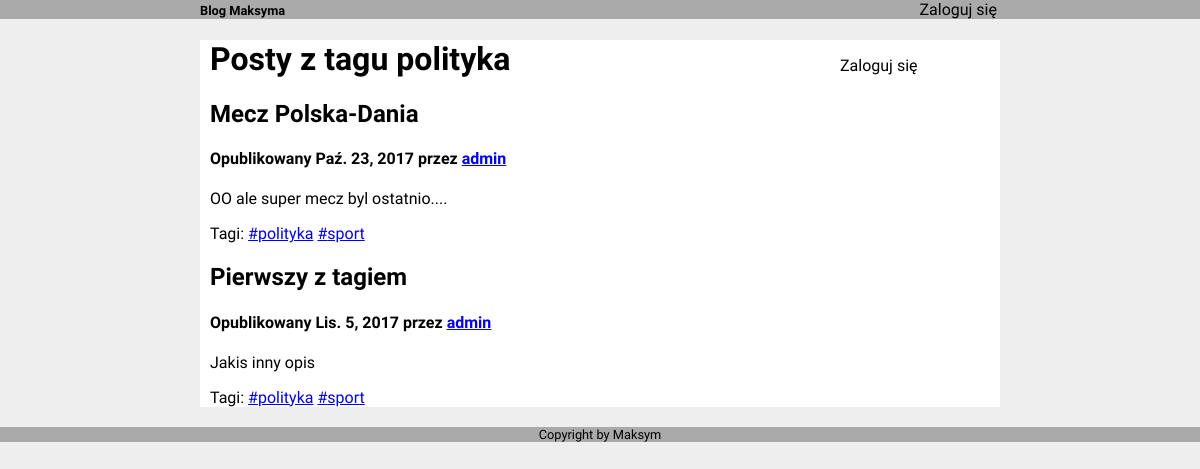
Before: /tag/polityka/ with the older database file.
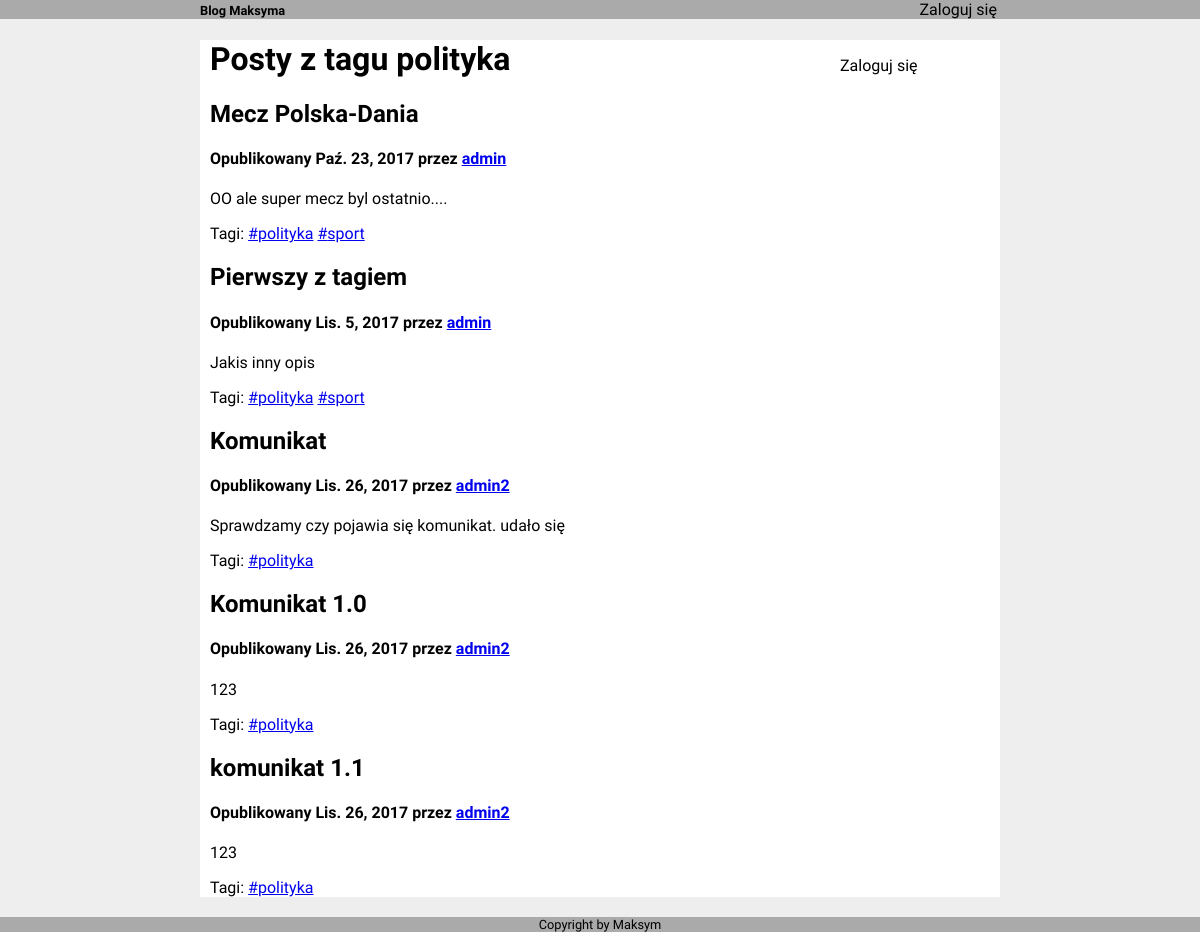
After: the same page with the newer database file.
### blog/models.py (models this page shows, shortened)
class Tag(models.Model):
	name = models.CharField(max_length=200)

class Post(models.Model):
	title  = models.CharField(max_length=200)
	content = models.CharField(max_length=10000)
	publish_date = models.DateField()
	edit_date	= models.DateField(null=True)
	user = models.ForeignKey(User)
	class Meta:
		ordering = ['-publish_date']

### blog/views.py (the view)
# urls.py: url(r'^tag/(?P<name>\w+)/$', views.tag_view, name="tag_view"),
def tag_view(request, name):
	tag = Tag.objects.get(name=name)
	posts = [ptt.post for ptt in PostToTag.objects.filter(tag=tag)]
	for post in posts:
		post.tags = []
	ptts = PostToTag.objects.all()
	for ptt in ptts:
		for post in posts:
			if ptt.post == post:
				post.tags.append(ptt.tag)
	context = {
		'posts' : posts,
		'tagname' : tag.name
	}
	return render(request, 'blog/tag_view.html', context)

### blog/templates/blog/tag_view.html
{% extends 'blog/base.html' %}
{% block content %}
	<h1>Posty z tagu {{ tagname }}</h1>
	{% for post in posts %}
		<div>
			<h2>{{ post.title }}</h2>
			<h4>Opublikowany  {{ post.publish_date }}
	 			przez <a href="{% url 'user_name' post.user.username %}">{{ post.user.username }}</h4></a>
			<p> {{ post.content }}</p>
			<p> Tagi:
				{% for tag in post.tags %}
					<a href="{% url 'tag_view' tag.name %}">#{{ tag.name }}</a>
				{% endfor %}
			</p>
		</div>
	{% endfor %}
{% endblock %}

### blog/templates/blog/base.html (shortened to what this page needs)
<!DOCTYPE html>
<html>
<head>
	{% load static %}
	<link rel=stylesheet type="text/css" href="{% static 'blog/style.css' %}">
</head>
<body>
	<div id="header">
		<div id="headerContent">
			<h1> Blog Maksyma </h1>
			<span id="topmenu">
				<ul>
				{% if not user.is_authenticated %}
					<li><a href="{% url 'login' %}">Zaloguj się</a></li>
				{% else %}
					<li><a href="{% url 'index' %}">Strona glowna</a></li>
					<li><a href="{% url 'add_new_post' %}">Dodaj nowy post</a></li>
					<li><a href="{% url 'logout' %}">Wyloguj się</a></li>
				{% endif %}
			</ul>
			</span>
		</div>
	</div>
	<div id="wrapper">
		<div id="menu">
			<ul>
				{% if not user.is_authenticated %}
					<li><a href="{% url 'login' %}">Zaloguj się</a></li>
				{% else %}
					<li><a href="{% url 'index' %}">Strona glowna</a></li>
					<li><a href="{% url 'add_new_post' %}">Dodaj nowy post</a></li>
					<li><a href="{% url 'logout' %}">Wyloguj się</a></li>
				{% endif %}
			</ul>
		</div>
		<div id="content">
			{% block content %}
			{% endblock %}
		</div>
	</div>
	<div id="footer">
			<div id="footerContent">
				Copyright by Maksym
			</div>
		</div>
</body>
</html>

### blog/static/blog/style.css (style rules this page uses)
body { margin: 0; background-color: #eee; font-family: 'Raleway'; }
#wrapper { width: 800px; background: white; margin: 0 auto; }
#header, #footer { background: #aaa; margin: 0; }
#headerContent, #footerContent { width: 800px; margin: 0 auto; }
#header h1 { margin: 0; font-size: 80%; width: 20%; display: inline-block; }
#topmenu, #headerText, ul, { display: inline-block; }
#topmenu ul { margin: 0; display: inline-block; }
#topmenu { width: 80%; text-align: right; float: right; }
#topmenu li { display: inline-block; }
#menu { float: right; width: 200px; }
#menu ul { list-style-type: none; }
#content { width: 600px; padding: 0 10px; }
#menu a, #topmenu a { text-decoration: none; color: inherit; }
#topmenu li { border-right: 1px solid black; padding-right: 3px; }
#topmenu li:last-child { border-right: none; }
#footer { text-align: center; font-size: 80%; margin-top: 20px; }

Changed rows visible on the page:
added Post: title "Komunikat", publish_date "Lis. 26, 2017", user.username "admin2", content "Sprawdzamy czy pojawia się komunikat. udało się", Tag (name "polityka")
added Post: title "Komunikat 1.0", publish_date "Lis. 26, 2017", user.username "admin2", content "123", Tag (name "polityka")
added Post: title "komunikat 1.1", publish_date "Lis. 26, 2017", user.username "admin2", content "123", Tag (name "polityka")
